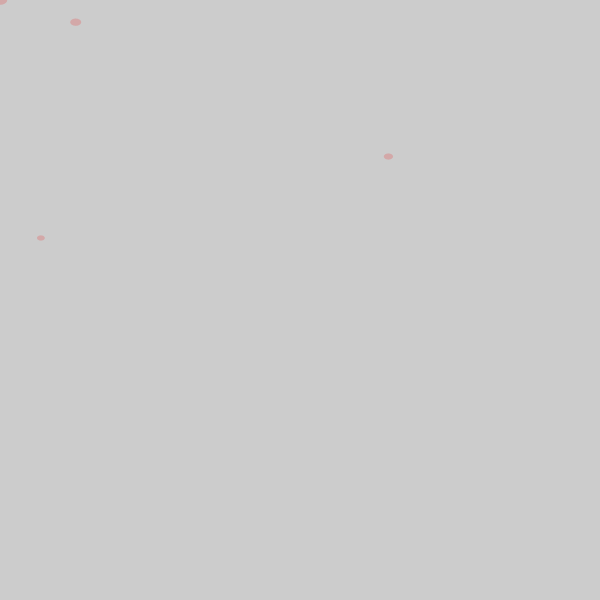
Frame 1 (no input)
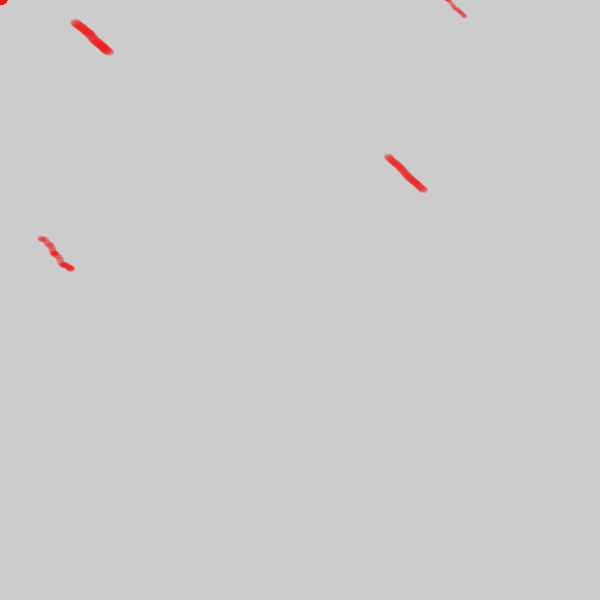
Frame 60 (the mouse pressed at the canvas centre just before this capture)
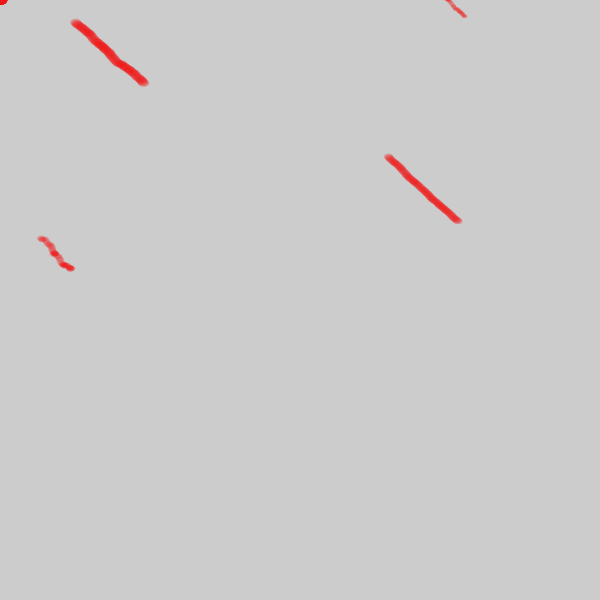
Frame 120 (the mouse held since frame 60 and released just before this capture)

The Processing sketch that drew these frames (run headless with seeded random() and noise(); from frame 60 on, the mouse is pressed at the canvas centre):

// Processing sketch: processing_3218
// ── processing_3218.pde

//Basado en uno de los primeros ejemplos de objetos
Pincel[] p;

void setup(){
  size(600,600);
  smooth();
  p = new Pincel[100];
  for(int i = 0; i < 100; i++){
    p[i] = new Pincel();
  }
}


void draw(){
  for(int i = 0; i < 50 ; i++){//empieza con 50
    p[i].dibuja();
  }
}

class Pincel{
  float x, y;
  float diam;
  color col;
  int edad, edadMax;

  Pincel(){
    x = random(width);
    y = random(height);
    diam = random(3,10);
    col = color(240,20,20,50);//da blood color
    edad = 1;
    edadMax = round(random(100, 300));
  }

  void dibuja(){
    calc();
    noStroke();
    fill(col);
    translate(x,y);//la aparición del "goteo" trasladado en x e y
    rotate(PI);
    ellipse(x,y, diam*1.5, diam);
  }


  void calc(){
    x += noise(round(random(-4, 4))*2);
    y += noise(round(random(-6, 3))*2);

    x = x % width;
    y = y % height;

    if (x < 0) x *= -1;
    if (y < 0) y *= -1;

    edad ++;

    if(edad >= edadMax) new Pincel();
  }
}
